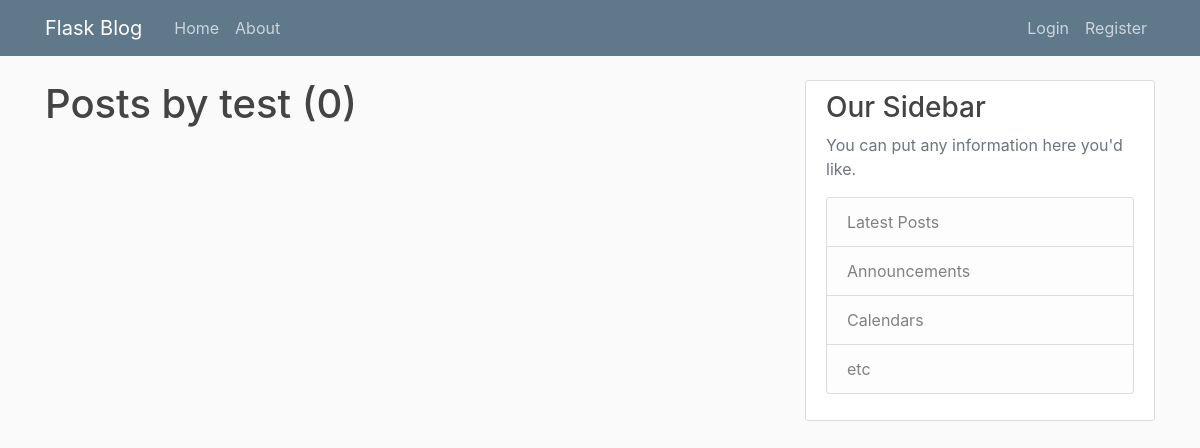
The app's page /user/test, older data.
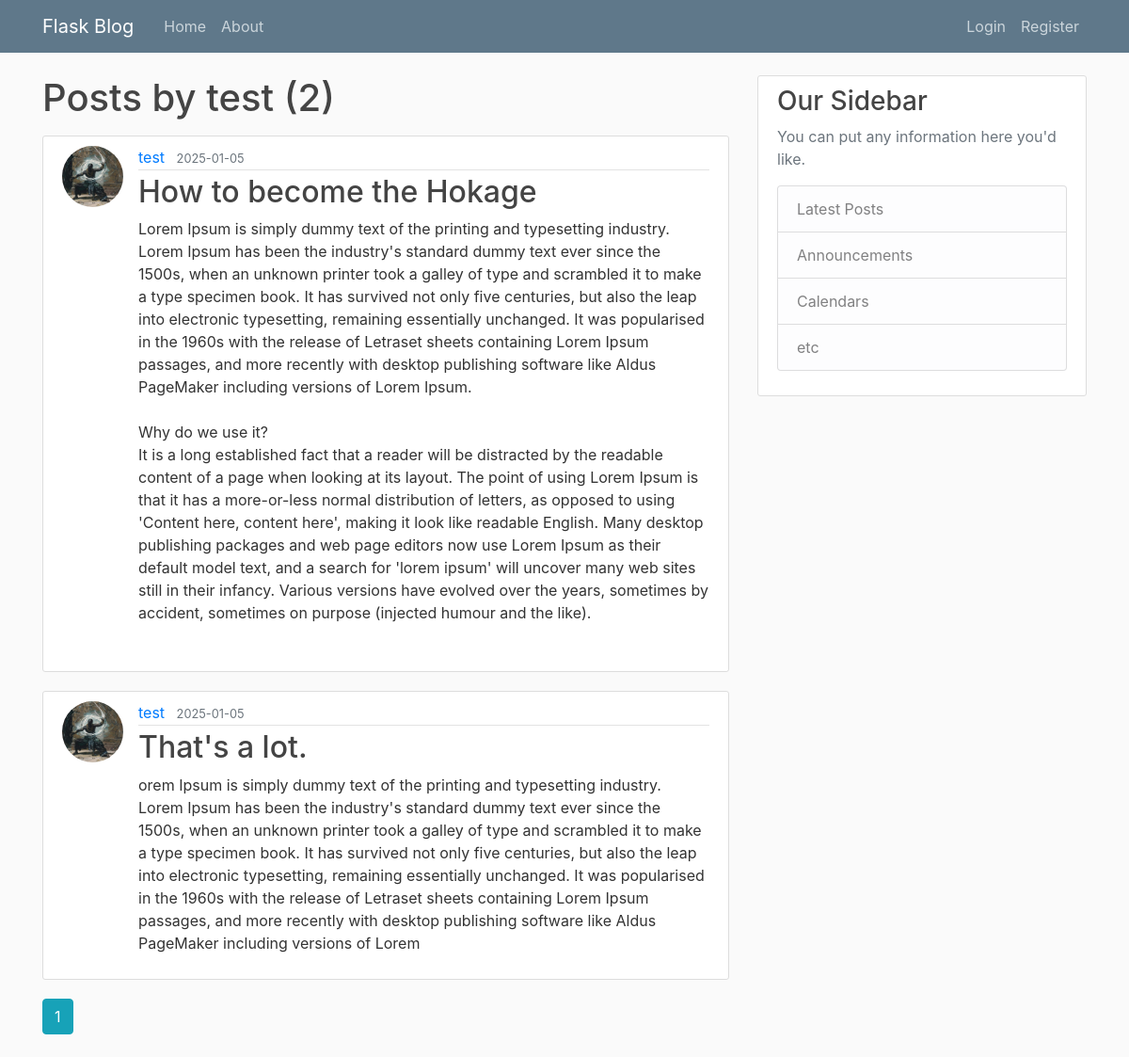
The same page, newer data.
### flaskblog/models.py (models this page shows, shortened)
class Post(db.Model):
    id = db.Column(db.Integer, primary_key=True)
    title = db.Column(db.String(100), nullable=False)
    date_posted = db.Column(db.DateTime, nullable=False, default=datetime.utcnow())
    content = db.Column(db.Text, nullable=False)
    user_id = db.Column(db.Integer, db.ForeignKey('user.id'), nullable=False)

class User(db.Model, UserMixin):
    id = db.Column(db.Integer, primary_key=True)
    username = db.Column(db.String(20), unique=True, nullable=False, )
    email = db.Column(db.String(120), unique=True, nullable=False, )
    image_file = db.Column(db.String(20), nullable=False, default='default.jpg')
    password = db.Column(db.String(60), nullable=False, )
    post = db.relationship('Post', backref='author', lazy=True)

### flaskblog/users/routes.py (the view)
@users.route('/user/<string:username>')
def user_posts(username):
    page = request.args.get('page', 1, type=int)
    user = User.query.filter_by(username=username).first_or_404()
    posts = Post.query.filter_by(author=user)\
            .order_by(Post.date_posted.desc())\
            .paginate(page=page, per_page=2)
    return render_template('user_posts.html', posts=posts, user=user)

### flaskblog/templates/user_posts.html
{% extends "layout.html" %}
{% block content %}
    <h1 class="mb-3"> Posts by {{ user.username }} ({{ posts.total }}) </h1>
    {% for post in posts.items %}
        <article class="media content-section">
        <img class=" rounded-circle article-img" src="{{url_for('static',filename='profile_pics/' + post.author.image_file)}}">
          <div class="media-body">
            <div class="article-metadata">
              <a class="mr-2" href="{{ url_for('users.user_posts', username= post.author.username)}}">{{ post.author.username }}</a>
              <small class="text-muted">{{ post.date_posted.strftime('%Y-%m-%d') }}</small>
            </div>
            <h2><a class="article-title" href="{{ url_for('posts.post', post_id=post.id) }}">{{ post.title }}</a></h2>
            <p class="article-content">{{ post.content }}</p>
          </div>
        </article>
    {% endfor %}
    {% for page_num in posts.iter_pages(left_edge=1, right_edge=1, left_current=1, right_current=2) %}
        {% if page_num %}
            {% if posts.page == page_num %}
                <a class='btn btn-info mb-4' href="{{ url_for('users.user_posts', username= user.username, page=page_num)}}">{{page_num}}</a>
            {% else %}
                <a class='btn btn-outline-info mb-4' href="{{ url_for('main.home', page=page_num)}}">{{page_num}}</a>
            {% endif %}
        {% else %}
            ...
        {% endif %}
    {% endfor %}
{% endblock content %}

Row changes from the older to the newer data that the page shows:
added Post: image_file (placeholder picture), author.username "test", date_posted "2025-01-05", title "How to become the Hokage", content "Lorem Ipsum is simply dummy text of the printing and typesetting industry. Lorem Ipsum has been the industry's standard dummy text ever since the 1500s, when an unknown printer took a galley of type and scrambled it to make a type specimen book. It has survived not only five centuries, but also the leap into electronic typesetting, remaining essentially unchanged. It was popularised in the 1960s with the release of Letraset sheets containing Lorem Ipsum passages, and more recently with desktop publishing software like Aldus PageMaker including versions of Lorem Ipsum. Why do we use it? It is a long established fact that a reader will be distracted by the readable content of a page when…"
added Post: image_file (placeholder picture), author.username "test", date_posted "2025-01-05", title "That's a lot.", content "orem Ipsum is simply dummy text of the printing and typesetting industry. Lorem Ipsum has been the industry's standard dummy text ever since the 1500s, when an unknown printer took a galley of type and scrambled it to make a type specimen book. It has survived not only five centuries, but also the leap into electronic typesetting, remaining essentially unchanged. It was popularised in the 1960s with the release of Letraset sheets containing Lorem Ipsum passages, and more recently with desktop publishing software like Aldus PageMaker including versions of Lorem"
Text that changed along with them:
{{ posts.total }}: "0" → "2"
new list line: "1"
